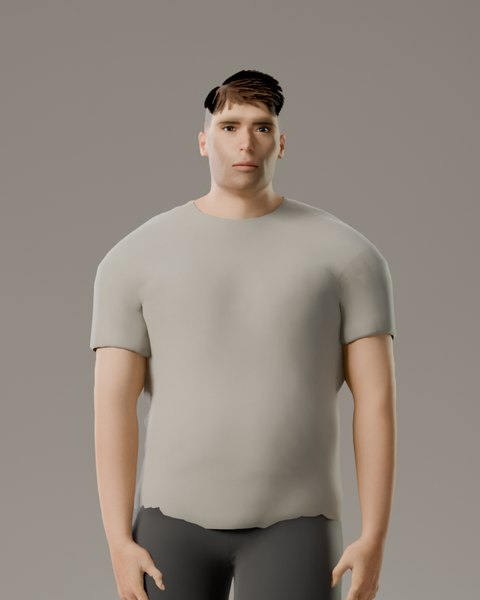
#> input picture app/assets/hero/actuel.jpg, 480 x 600 px
$ python -i build_premium_avatar.py   (imports and definitions only)
#> lines starting #> are read from the running program, lines starting #| are printed output that depends on the picture; after the words box and inside, x2 and y2 are one past the last pixel; in counts of white or black regions, pixels touching at a corner belong together
#> further down, picture is the input picture: PIL image 480x600 RGB; mean R, G, B 145.5, 136, 126.1
"""
FITAIA premium-avatar — construction d'un avatar humain premium (GLB) à partir d'assets CC0 MakeHuman / MPFB2.

Pipeline (une couche = une étape, dans cet ordre) :
  1. Skeleton   : rig « game_engine » (articulations + poids de peau) → pose de présentation (bras relâchés).
  2. Base Mesh  : mesh de base + macros (homme, jeune adulte, origine, proportions « idéales »).
  3. Body Morphs: body_weight / body_weight_low / muscle / muscle_low / belly_fat (+ waist, hips, chest, shoulders prêts).
  4. Face       : yeux, sourcils, cils (proxies accrochés au visage).
  5. Skin       : texture de peau (2048 px), matière PBR mate.
  6. Hair       : coiffure (cartes de cheveux, alpha).
  7. Clothes    : vêtements + chaussures, recolorés FITAIA, accrochés au corps → ils suivent CHAQUE morph.
  8. Animations : (à venir) — le rig est déjà chargé ici, l'export du squelette viendra avec l'idle.

Usage : python tools/premium-avatar/build_premium_avatar.py --src <dossier mhsrc> [--preview]
Sources attendues (téléchargées par TELECHARGER-AVATAR-PREMIUM.bat puis PREPARER-MORPHS.bat sur le PC) :
  <src>/mpfb2/.../3dobjs/base.obj ou <src>/mh/3dobjs/base.obj, <src>/mh/targets/..., <src>/mh/rigs/..., <src>/system_assets/...
Licence de toutes les sources : CC0 1.0 (voir docs/PREMIUM-AVATAR.md).
"""
import io
import json
import math
import os
import sys

import numpy as np
from PIL import Image

sys.path.insert(0, os.path.dirname(os.path.abspath(__file__)))
from mh import Mhclo, Obj, load_target, read_mhmat  # noqa: E402
from glb import GlbWriter  # noqa: E402

ROOT = os.path.dirname(os.path.dirname(os.path.dirname(os.path.abspath(__file__))))
DM_TO_M = 0.1

# ---------------------------------------------------------------------------------------------
# Configuration de l'avatar (une base = un fichier de config ; femme, autres carnations… = autres configs)
# ---------------------------------------------------------------------------------------------
CONFIG = {
    'id': 'premium-male-01',
    'label': 'Homme premium 01',
    'skeleton': {
        'rig': 'mh/rigs/rig.game_engine.json',
        'weights': 'mh/rigs/weights.game_engine.json',
        # Pose de présentation (degrés) : écart du bras / de l'avant-bras par rapport à la verticale, vers l'extérieur et vers l'avant ; rotation de la paume.
        'pose': {
            # mains détendues, doigts légèrement repliés et serrés (pas de main « en éventail »)
            'finger_curl': {'index': [12, 20, 12], 'middle': [15, 24, 14], 'ring': [18, 27, 15], 'pinky': [21, 30, 17], 'thumb': [4, 12, 10]},
            # bras relâchés près du corps, coude à peine fléchi, paume tournée vers la cuisse
            'upperarm_out_deg': 8.0, 'upperarm_fwd_deg': 3.0, 'forearm_out_deg': 4.0, 'forearm_fwd_deg': 22.0, 'palm_twist_deg': -25.0,
            # contrapposto : appui sur la jambe droite (sous le bassin), bassin qui bascule, épaules qui compensent,
            # jambe gauche relâchée (genou fléchi, pied un peu en avant) — pieds à largeur de hanches, pas écartés
            'bones': {
                'pelvis': [0, -4.0, -4.0],
                'spine_01': [0, 1.5, 2.0], 'spine_02': [-1.0, 1.5, 2.0], 'spine_03': [-1.5, 0, 1.0],
                'neck_01': [2.0, 2.0, -0.5], 'head': [1.0, 3.0, -1.5],
                'thigh_r': [0, 0, 3.0],
                'thigh_l': [-10.0, -10.0, -0.5], 'calf_l': [20.0, 0, 0], 'foot_l': [-8.0, 9.0, 0],
                'clavicle_l': [0, 0, -8.0], 'clavicle_r': [0, 0, 8.0], 'foot_r': [0, -6.0, 0],
            },
        },
    },
    'base': {
        'race': {'caucasian': 0.8, 'african': 0.1, 'asian': 0.1},
        'proportions': 0.8,
        'sculpt': {'brow': 0.03, 'jaw': 0.0},
        'shape': [
            # visage (passe finale) : mâchoire nette sans lourdeur, pommettes, joues fines, nez fin, cou dégagé,
            # bouche naturelle aux coins à peine relevés (visage avenant au repos)
            ('chin/chin-prominent-incr.target.gz', 0.30), ('chin/chin-width-incr.target.gz', 0.12), ('chin/chin-height-decr.target.gz', 0.15),
            ('cheek/l-cheek-bones-incr.target.gz', 0.40), ('cheek/r-cheek-bones-incr.target.gz', 0.38),
            ('cheek/l-cheek-volume-decr.target.gz', 0.5), ('cheek/r-cheek-volume-decr.target.gz', 0.5),
            ('nose/nose-point-width-decr.target.gz', 0.5), ('nose/nose-width1-decr.target.gz', 0.35), ('nose/nose-nostrils-width-decr.target.gz', 0.3), ('nose/nose-hump-decr.target.gz', 0.25),
            ('nose/nose-scale-horiz-decr.target.gz', 0.3),
            ('mouth/mouth-lowerlip-volume-incr.target.gz', 0.15), ('mouth/mouth-cupidsbow-incr.target.gz', 0.25), ('mouth/mouth-angles-up.target.gz', 0.35),
            ('eyebrows/eyebrows-trans-down.target.gz', 0.3),
            ('eyes/l-eye-height2-decr.target.gz', 0.05), ('eyes/r-eye-height2-decr.target.gz', 0.05),
            ('head/head-fat-decr.target.gz', 0.55),
            ('neck/measure-neck-circ-decr.target.gz', 0.25),
            ('eyes/l-eye-scale-incr.target.gz', 0.3), ('eyes/r-eye-scale-incr.target.gz', 0.3), ('head/head-age-decr.target.gz', 0.25),
            ('nose/nose-scale-vert-decr.target.gz', 0.3),
            # légère asymétrie naturelle
            ('asym/asym-eye-1-l.target.gz', 0.15), ('asym/asym-mouth-1-r.target.gz', 0.06), ('asym/asym-brown-1-l.target.gz', 0.15),
            ('head/head-scale-horiz-incr.target.gz', 0.06), ('head/head-scale-depth-incr.target.gz', 0.06), ('chin/chin-bones-incr.target.gz', 0.1), ('forehead/forehead-scale-vert-decr.target.gz', 0.45),
            ('nose/nose-base-up.target.gz', 0.2), ('mouth/mouth-scale-horiz-incr.target.gz', 0.22), ('mouth/mouth-upperlip-volume-incr.target.gz', 0.15), ('neck/measure-neck-height-incr.target.gz', 0.15),
            # oreilles plus petites et plus collées
            ('ears/l-ear-scale-decr.target.gz', 0.3), ('ears/r-ear-scale-decr.target.gz', 0.3), ('ears/l-ear-flap-decr.target.gz', 0.35), ('ears/r-ear-flap-decr.target.gz', 0.35),
            ('ears/l-ear-rot-backward.target.gz', 0.25), ('ears/r-ear-rot-backward.target.gz', 0.25),
            # silhouette : épaules larges, dos en V, buste un peu plus long (jambes moins dominantes), mains plus fines
            ('torso/torso-vshape-incr.target.gz', 0.25), ('torso/measure-shoulder-dist-incr.target.gz', 0.1),
            ('arms/l-upperarm-shoulder-muscle-incr.target.gz', 0.3), ('arms/r-upperarm-shoulder-muscle-incr.target.gz', 0.3),
            ('torso/torso-scale-vert-incr.target.gz', 0.25),
            ('hands/l-hand-scale-decr.target.gz', 0.3), ('hands/r-hand-scale-decr.target.gz', 0.3),
            ('hands/l-hand-fingers-distance-decr.target.gz', 0.4), ('hands/r-hand-fingers-distance-decr.target.gz', 0.4),
        ],
    },
    'morphs': {
        # nom dans le GLB : liste de (fichier target, intensité)
        # 13 réglages de corps (la corrélation entre eux est faite dans l'app : src/human-engine/body/BodyShape.ts)
        'body_weight': [('macrodetails/universal-male-young-averagemuscle-maxweight.target.gz', 2.3)],
        'body_weight_low': [('macrodetails/universal-male-young-averagemuscle-minweight.target.gz', 1.0), ('torso/measure-waist-circ-decr.target.gz', 0.3)],
        'muscle': [('macrodetails/universal-male-young-maxmuscle-averageweight.target.gz', 1.0), ('stomach/stomach-tone-incr.target.gz', 0.8),
                   # athlétique lisible même en miniature : taille affinée, dos large, pectoraux, visage un peu plus sec
                   ('torso/measure-waist-circ-decr.target.gz', 0.8), ('torso/torso-muscle-dorsi-incr.target.gz', 0.35),
                   ('neck/measure-neck-circ-incr.target.gz', 0.4), ('legs/l-upperleg-fat-decr.target.gz', 0.4), ('legs/r-upperleg-fat-decr.target.gz', 0.4),
                   ('torso/torso-muscle-pectoral-incr.target.gz', 0.5), ('head/head-fat-decr.target.gz', 0.3)],
        'muscle_low': [('macrodetails/universal-male-young-minmuscle-averageweight.target.gz', 1.0)],
        'belly_fat': [('stomach/stomach-pregnant-incr.target.gz', 0.8), ('torso/measure-waist-circ-incr.target.gz', 0.7)],
        'waist': [('torso/measure-waist-circ-incr.target.gz', 1.0)],
        'hips': [('torso/measure-hips-circ-incr.target.gz', 1.0)],
        'chest': [('torso/measure-bust-circ-incr.target.gz', 0.6), ('torso/torso-muscle-pectoral-incr.target.gz', 0.6)],
        'shoulders': [('torso/measure-shoulder-dist-incr.target.gz', 0.3), ('torso/torso-vshape-incr.target.gz', 0.35),
                      ('arms/l-upperarm-shoulder-muscle-incr.target.gz', 0.6), ('arms/r-upperarm-shoulder-muscle-incr.target.gz', 0.6)],
        'upper_arm': [('arms/l-upperarm-fat-incr.target.gz', 0.8), ('arms/r-upperarm-fat-incr.target.gz', 0.8),
                      ('arms/l-upperarm-muscle-incr.target.gz', 0.4), ('arms/r-upperarm-muscle-incr.target.gz', 0.4)],
        'forearm': [('arms/l-lowerarm-fat-incr.target.gz', 0.8), ('arms/r-lowerarm-fat-incr.target.gz', 0.8),
                    ('arms/l-lowerarm-muscle-incr.target.gz', 0.3), ('arms/r-lowerarm-muscle-incr.target.gz', 0.3)],
        'thigh': [('legs/l-upperleg-fat-incr.target.gz', 0.8), ('legs/r-upperleg-fat-incr.target.gz', 0.8), ('legs/measure-thigh-circ-incr.target.gz', 0.3)],
        'calf': [('legs/l-lowerleg-fat-incr.target.gz', 0.6), ('legs/r-lowerleg-fat-incr.target.gz', 0.6), ('legs/measure-calf-circ-incr.target.gz', 0.5)],
        'face_fat': [('head/head-fat-incr.target.gz', 0.9), ('cheek/l-cheek-volume-incr.target.gz', 0.5), ('cheek/r-cheek-volume-incr.target.gz', 0.5)],
        'neck_fat': [('neck/neck-double-incr.target.gz', 1.0), ('neck/measure-neck-circ-incr.target.gz', 0.4)],
    },
    'face': {
        'eyes': ('system_assets/eyes/high-poly/high-poly.mhclo', 'system_assets/eyes/materials/brown.mhmat'), 'iris_scale': 1.12,
        'eyebrows': 'system_assets/eyebrows/eyebrow001/eyebrow001.mhclo',
        'eyelashes': 'system_assets/eyelashes/eyelashes02/eyelashes02.mhclo',
    },
    'skin': {'mhmat': 'system_assets/skins/young_caucasian_male2/young_caucasian_male2.mhmat', 'size': 2048, 'roughness': 0.62,
             'face_art': {'hair': 0.0, 'scalp': 0.8, 'scalp_tone': 0.25, 'scalp_crown': 0.0, 'beard': 0.24, 'stubble_soft': True, 'lips': 0.7, 'lips_color': (0.66, 0.33, 0.32), 'brow': 0.45,
                          'beard_color': (0.075, 0.055, 0.045)},
             'tint': [1.0, 0.92, 0.80]},  # carnation olive légère
    # coiffure : « textured crop » en mèches (groom.py, rendus hors ligne) ; dans le GLB, la même coupe en cartes de mèches
    # (hair_cards.py) — repli : coquilles (shell) puis cartes MakeHuman
    'hair': {'cards': {'count': 650, 'segs': 6, 'width': 0.13, 'side_count': 0},
             'card_color': [0.12, 0.085, 0.062],
             'shell': {'color': [0.15, 0.105, 0.07]}, 'mhclo': 'system_assets/hair/short01/short01.mhclo', 'size': 1024, 'recolor': {'color': [0.24, 0.17, 0.12], 'lo': 0.4, 'hi': 1.8}},
    'groom': {'seed': 7,
              'hair': {'style': 'crop', 'hero': True, 'cut': {'top': 0.48, 'side_hi': 0.045, 'side_lo': 0.018},
                       'forward': 0.25, 'sweep': 0.32, 'mess': 0.1, 'side_mess': 0.05, 'side_lift': 0.06, 'side_flat': 0.25,
                       'volume': 0.32, 'lift': 1.0, 'count': 140000, 'clump': 0.75, 'frizz': 0.0015, 'segments': 9,
                       'side_density': 0.38, 'side_clump': 0.1, 'top_by_normal': True, 'split_sides': 0.16,
                       'smooth_iters': 3, 'max_turn': 1.6, 'max_out': 0.25, 'normal_up': (0.4, 0.8), 'top_edge': (0.32, 0.58),
                       'exclude': [((-0.56, 8.95, 0.64), (0.09, 0.1, 0.12))],
                       'scalp_paint': 0.7, 'paint_top': True, 'paint_from': 8.1},
              'brows': {'count': 2600, 'length': 0.075},
              'scalp_color': (0.06, 0.045, 0.035),
              'render': {'melanin': 0.94, 'redness': 0.12}},
    'groom_save': False,           # GLB de l'app : les mèches ne servent qu'à fabriquer les cartes (pas de .hair.npz)
    # tenue (passe finale) : t-shirt gris pierre + jogging anthracite = vêtement MakeHuman CC0 repeint (wardrobe.py) et
    # recoupé sur notre corps (_suit_fit : aisance, manches, jogging ample resserré aux chevilles). Mêmes vêtements dans le
    # GLB de l'app, les portraits et la planche ; dans les rendus hors ligne, le tissu est en plus simulé (vrais plis).
    'clothes': [
        {'mhclo': 'system_assets/clothes/male_casualsuit06/male_casualsuit06.mhclo', 'size': 1024, 'recolor': 'fitaia_suit',
         'suit': 'male_casualsuit06', 'top': [0.56, 0.54, 0.50], 'bottom': [0.085, 0.088, 0.095], 'trim': None, 'roughness': 0.9,
         'smooth_crotch': {'radius': 1.3, 'iters': 20, 'k': 0.55},
         'fit': {'jogger': 0.16, 'cuff': 0.10, 'tee': 0.04, 'tee_hem': 0.10, 'sleeve': 0.05, 'sleeve_base': 0.0}},
        {'mhclo': 'system_assets/clothes/shoes05/shoes05.mhclo', 'size': 1024, 'recolor': 'fitaia_sneaker', 'roughness': 0.6,
         'cut_above': -7.15},
    ],
    'animations': [],
    # vêtements générés + simulés (garments.py + blender/cloth_sim.py) : désactivés pour le héros depuis la passe finale
    # (trous au col et aux flancs avec les morphs) ; pour les réactiver : 'generated_clothes': GENERATED_CLOTHES et
    # 'replaced_by_generated': True sur la tenue ci-dessus.
    'generated_clothes': None,
}

GENERATED_CLOTHES = {
    'dir': 'garments',
    'items': {
        'tee': {'color': [0.55, 0.53, 0.49], 'fabric': 'jersey', 'roughness': 0.93, 'uv_repeat': 1},
        'jogger': {'color': [0.085, 0.088, 0.095], 'fabric': 'fleece', 'roughness': 0.86, 'uv_repeat': 1},
    },
}

LIME = np.array([200, 240, 60], dtype=np.float64)


# ---------------------------------------------------------------------------------------------
# Outils
# ---------------------------------------------------------------------------------------------
# [35 lines left out: functions group_verts, vertex_normals, rot, affine, not called in this run]


# ---------------------------------------------------------------------------------------------
# 1. Skeleton
# ---------------------------------------------------------------------------------------------
class Skeleton:
    # [257 lines left out: functions __init__, _pose, apply, proxy_weights, load_rgb, encode and 4 more, not called in this run]


def recolor_sneaker(im):
    """basket blanche sans marque : bandes latérales effacées (empeigne unie), accents → lime FITAIA."""
    from PIL import ImageFilter
    rgb = im.convert('RGB')
    a0 = np.asarray(rgb).astype(np.float64)
    lum0 = a0 @ np.array([0.2126, 0.7152, 0.0722])
    bright = Image.fromarray(((lum0 > 150) * 255).astype(np.uint8))
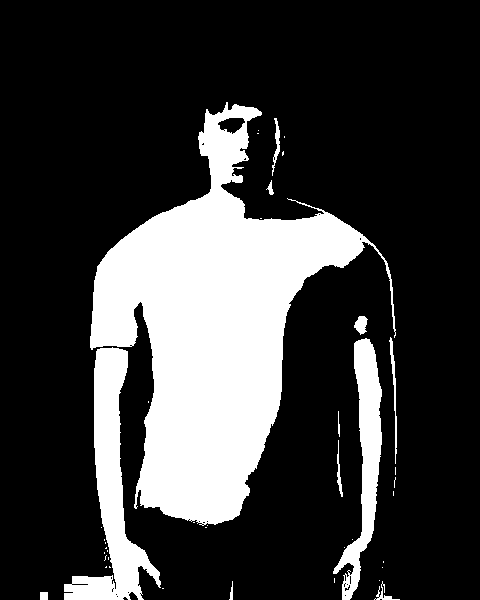
#> bright: PIL image 480x600 L; 23% white; 41 white regions (29 under 20 px), largest, box (x1, y1, x2, y2) and area: (90, 102, 396, 526) 52491, (64, 347, 161, 600) 7942, (333, 338, 382, 600) 4616
    region = bright.filter(ImageFilter.MaxFilter(25)).filter(ImageFilter.MinFilter(21))
#> region: PIL image 480x600 L; 30.1% white; 2 white regions, box (x1, y1, x2, y2) and area: (38, 100, 402, 600) 86413, (227, 579, 235, 600) 133
    reg = np.asarray(region) > 128
    stripes = reg & (lum0 < 85)
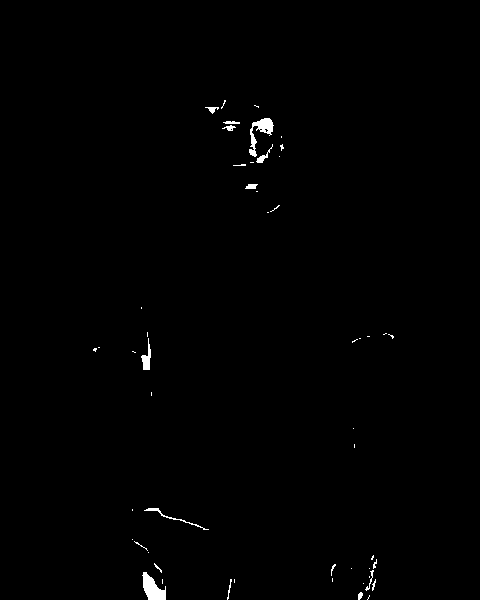
#> stripes: shape (600, 480) bool; 0.57% white; 52 white regions (36 under 20 px), largest, box (x1, y1, x2, y2) and area: (142, 572, 166, 600) 392, (249, 118, 274, 157) 347, (141, 338, 151, 370) 149
    bm = (lum0 > 150).astype(np.float64)
    num = np.asarray(Image.fromarray(np.clip(a0 * bm[..., None], 0, 255).astype(np.uint8)).filter(ImageFilter.GaussianBlur(10))).astype(np.float64)
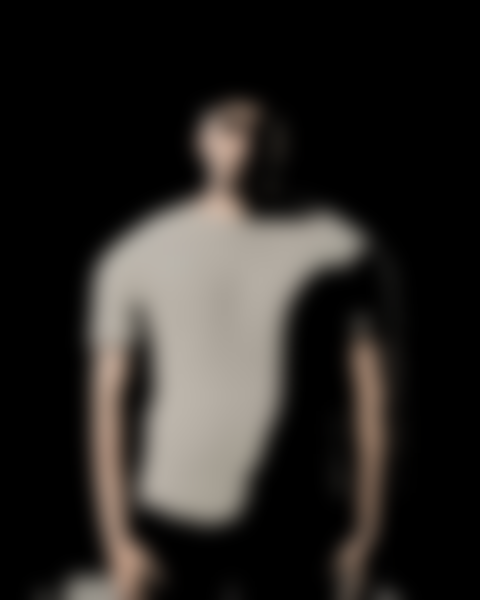
#> num: shape (600, 480, 3) float64; mean R, G, B 41.9, 38.9, 36
    den = np.asarray(Image.fromarray((bm * 255).astype(np.uint8)).filter(ImageFilter.GaussianBlur(10))).astype(np.float64)[..., None] / 255
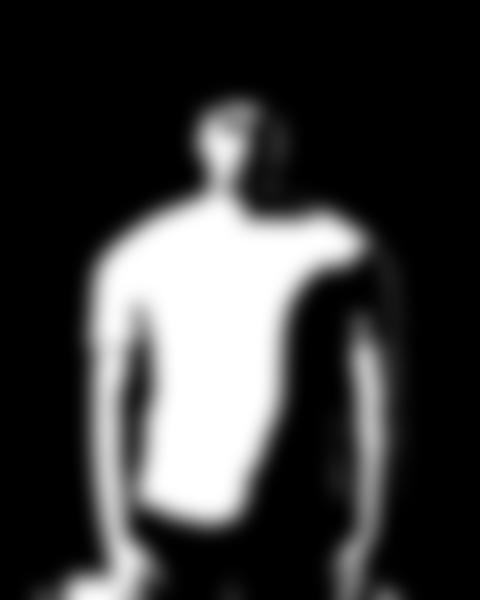
#> den: shape (600, 480, 1) float64; min 0, max 1, mean 0.23
    fill = num / np.maximum(den, 0.05)
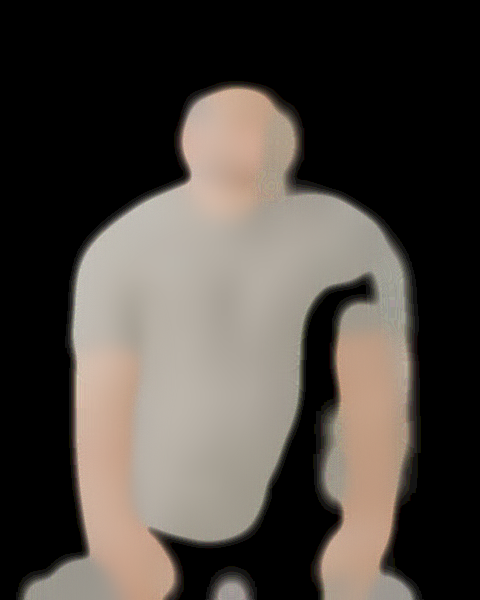
#> fill: shape (600, 480, 3) float64; mean R, G, B 77.1, 70.7, 64.6
    w = np.asarray(Image.fromarray((stripes * 255).astype(np.uint8)).filter(ImageFilter.MaxFilter(3)).filter(ImageFilter.GaussianBlur(1.2))).astype(np.float64)[..., None] / 255
    a0 = a0 * (1 - w) + fill * w
    im = Image.fromarray(np.clip(a0, 0, 255).astype(np.uint8))
    a = np.asarray(im.convert('RGB')).astype(np.float64)
    r, g, b = a[..., 0], a[..., 1], a[..., 2]
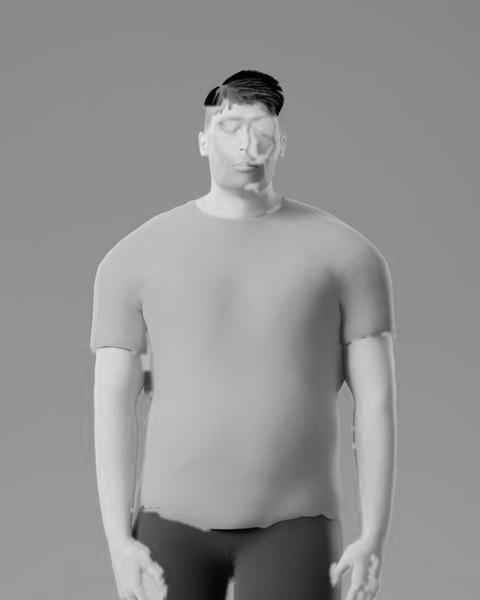
#> r: shape (600, 480) float64; min 0, max 239, mean 146.4
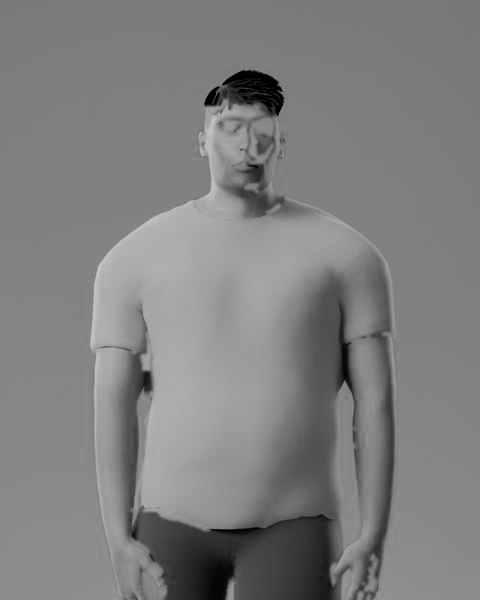
#> b: shape (600, 480) float64; min 0, max 201, mean 127
    blue = (b > r + 25) & (b > g + 10)
#> blue: shape (600, 480) bool; every value is 0
    lum = (0.2126 * r + 0.7152 * g + 0.0722 * b)[blue]
#> lum = empty array
    ref = np.median(lum) if lum.size else 120
#> ref = 120
    a[blue] = np.clip(LIME[None, :] * (lum / ref)[:, None] ** 0.8, 0, 255)
    return Image.fromarray(a.astype(np.uint8))


# ---------------------------------------------------------------------------------------------
# Construction
# ---------------------------------------------------------------------------------------------
# [28 lines left out: function _smooth_crotch, not called in this run]


def _sstep(e0, e1, x):
    t = np.clip((x - e0) / (e1 - e0), 0.0, 1.0)
    return t * t * (3 - 2 * t)


# [618 lines left out: functions _suit_fit, tri_from_quads, split_uv, find_base_obj, _over, _fit_sphere and 3 more, not called in this run]


# [18 lines not run here, left out]

>>> from PIL import Image
>>> picture = Image.open('../../../app/assets/hero/actuel.jpg')
>>> result = recolor_sneaker(picture)
